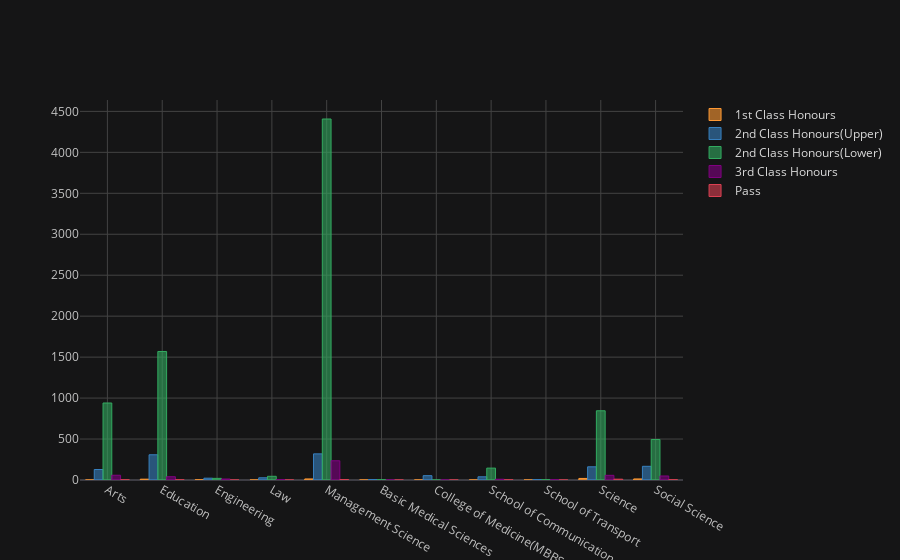

This figure's notebook cell:
### Code cell
Table_2.iplot(kind='bar',x="Programme",theme="solar")

### Figure 1 — Plotly figure (JSON) as saved in the notebook; plotly's stock layout.template omitted (floating-point values rounded to 4 significant figures)
{"data": [{"marker": {"color": "rgba(255, 153, 51, 0.6)", "line": {"color": "rgba(255, 153, 51, 1.0)", "width": 1}}, "name": "1st Class Honours", "orientation": "v", "text": "", "type": "bar", "uid": "28fb9bec-f1f8-4124-b8de-2bdfb4c9c4ca", "x": ["Arts", "Education", "Engineering", "Law", "Management Science", "Basic Medical Sciences", "College of Medicine(MBBS & BDS)", "School of Communication", "School of Transport", "Science", "Social Science"], "y": [0, 10, 2, 0, 13, 0, 0, 0, 0, 19, 13]}, {"marker": {"color": "rgba(55, 128, 191, 0.6)", "line": {"color": "rgba(55, 128, 191, 1.0)", "width": 1}}, "name": "2nd Class Honours(Upper)", "orientation": "v", "text": "", "type": "bar", "uid": "174b1c1e-d033-48e7-9738-ae2aa3064a2d", "x": ["Arts", "Education", "Engineering", "Law", "Management Science", "Basic Medical Sciences", "College of Medicine(MBBS & BDS)", "School of Communication", "School of Transport", "Science", "Social Science"], "y": [128, 308, 22, 27, 319, 5, 53, 39, 4, 161, 167]}, {"marker": {"color": "rgba(50, 171, 96, 0.6)", "line": {"color": "rgba(50, 171, 96, 1.0)", "width": 1}}, "name": "2nd Class Honours(Lower)", "orientation": "v", "text": "", "type": "bar", "uid": "48e943f6-5b90-4359-883c-8517d9843c17", "x": ["Arts", "Education", "Engineering", "Law", "Management Science", "Basic Medical Sciences", "College of Medicine(MBBS & BDS)", "School of Communication", "School of Transport", "Science", "Social Science"], "y": [940, 1569, 20, 45, 4407, 3, 0, 145, 3, 845, 494]}, {"marker": {"color": "rgba(128, 0, 128, 0.6)", "line": {"color": "rgba(128, 0, 128, 1.0)", "width": 1}}, "name": "3rd Class Honours", "orientation": "v", "text": "", "type": "bar", "uid": "b522d23c-077d-4a50-9cb9-b9809aa29e8b", "x": ["Arts", "Education", "Engineering", "Law", "Management Science", "Basic Medical Sciences", "College of Medicine(MBBS & BDS)", "School of Communication", "School of Transport", "Science", "Social Science"], "y": [58, 40, 12, 4, 235, 0, 0, 9, 3, 57, 49]}, {"marker": {"color": "rgba(219, 64, 82, 0.6)", "line": {"color": "rgba(219, 64, 82, 1.0)", "width": 1}}, "name": "Pass", "orientation": "v", "text": "", "type": "bar", "uid": "87d49906-782f-42d4-9fb6-092c47003667", "x": ["Arts", "Education", "Engineering", "Law", "Management Science", "Basic Medical Sciences", "College of Medicine(MBBS & BDS)", "School of Communication", "School of Transport", "Science", "Social Science"], "y": [2, 2, 0, 0, 5, 0, 0, 2, 0, 10, 3]}], "layout": {"legend": {"bgcolor": "#151516", "font": {"color": "#D9D9D9"}}, "paper_bgcolor": "#151516", "plot_bgcolor": "#151516", "title": {"font": {"color": "#D9D9D9"}}, "xaxis": {"gridcolor": "#434343", "showgrid": true, "tickfont": {"color": "#C2C2C2"}, "title": {"font": {"color": "#D9D9D9"}, "text": ""}, "zerolinecolor": "#666570"}, "yaxis": {"gridcolor": "#434343", "showgrid": true, "tickfont": {"color": "#C2C2C2"}, "title": {"font": {"color": "#D9D9D9"}, "text": ""}, "zerolinecolor": "#666570"}}}
